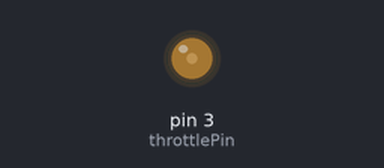
The sketch below on a simulated Arduino Uno, built with avr-gcc and run on an emulated ATmega328P. Parts: output pins drawn as LEDs (lit = HIGH).

Above: at 0.1 s.
At 10.1 s:
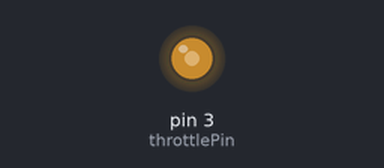
Timing chart, 0 to 11.6 s (numbered marks = the images above):
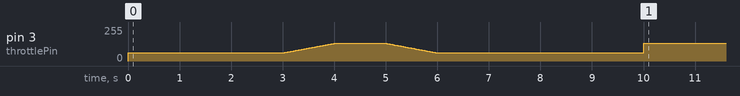

The sketch:

Drone_throttle_setup.ino
```cpp
long previousMillis=0;
long interval=10;
long throttleInterval=1000;
int throttlePin=3;
int yawPin=5;
int pitchPin=6;
int rollPin=11;

void setup() {
  pinMode(throttlePin,OUTPUT);


}

void loop() {
  int i;
  int j;
  unsigned long currentMillis=millis();
  if(currentMillis<3000){
    analogWrite(throttlePin,61);
  }

  if(3000<currentMillis and currentMillis<4000) {
    if (currentMillis - previousMillis > interval){
      previousMillis=currentMillis;
      i=currentMillis;
      analogWrite(throttlePin,(0.072*i-155));
    }
    }

   if(4000<currentMillis and currentMillis<5000) {  //reset first number to 6000 andsecond to 8000
    analogWrite(throttlePin,133);
  }

  if(5000<currentMillis and currentMillis<6000) {
    if (currentMillis - previousMillis > interval){
      previousMillis=currentMillis;
      i=currentMillis;
      analogWrite(throttlePin,493-(0.072*i));
  }
  }

   if (currentMillis>6000 and currentMillis<10000){
     analogWrite(throttlePin,61);
   }
   if(currentMillis>10000 and currentMillis<50000){
     analogWrite(throttlePin,133);
   }

}
```
